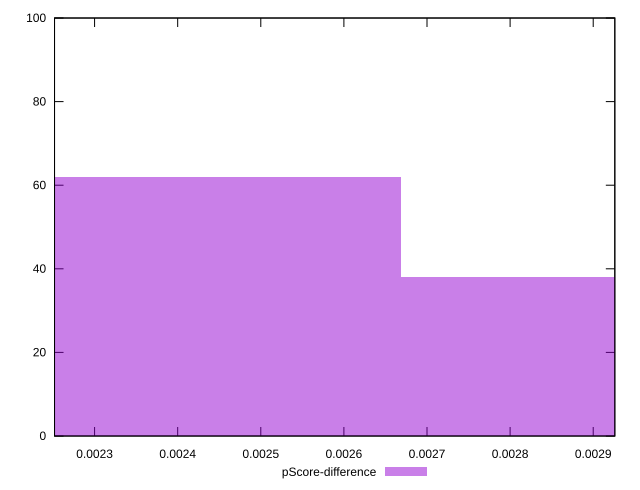

The gnuplot source for this figure:
reset

$pScoreDifference <<EOF
0.0029111815266951377 38
0.0024259846055792816 62
EOF

set key outside below
set boxwidth 0.0004851969211158563
set xrange [0.0022518115498670888:0.0029260029018274847]
set yrange [0:100]
set trange [0:100]
set style fill transparent solid 0.5 noborder
set terminal svg size 640, 490 enhanced background rgb 'white'
set output "report_00012_2021-02-09T11:01:39.952Z/uses-long-cache-ttl/samples/pages/pScore-difference/histogram.svg"

plot $pScoreDifference title "pScore-difference" with boxes

reset
